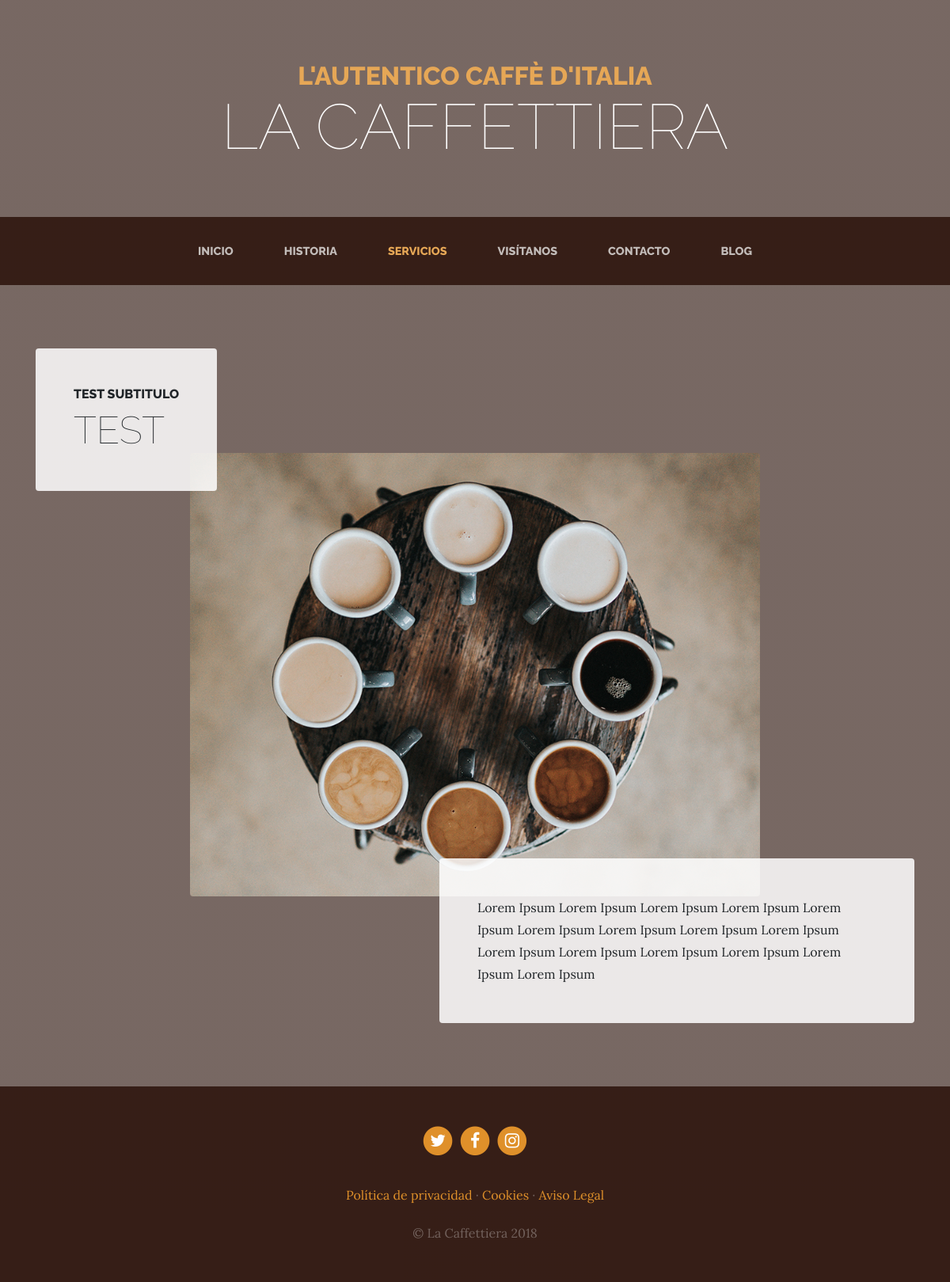
Page /services/ on the committed database.
### services/models.py (models this page shows, shortened)
class Service(models.Model):
    title = models.CharField(max_length=200, verbose_name='Titulo')
    subtitle = models.CharField(max_length=200, verbose_name='subtitulo')
    content = models.TextField(verbose_name="Contenido")
    image = models.ImageField(verbose_name='Imagen', upload_to="services")
    created = models.DateTimeField(auto_now_add=True, verbose_name="Fecha creación")
    updated = models.DateTimeField(auto_now=True, verbose_name= "Fecha Actualización")
    class Meta:
        ordering = ["-created"] #Fecha de creación inversa, para hacer la otra ["-created"]
        verbose_name = 'Servicio'
        verbose_name_plural = 'Servicios'

### pages/models.py (models this page shows, shortened)
class Page(models.Model):
    title = models.CharField(verbose_name='Título', max_length=200)
    content = RichTextField(verbose_name='Contenido')
    order = models.SmallIntegerField(verbose_name='Orden', default=0)
    created = models.DateTimeField(auto_now_add=True, verbose_name="Fecha creación")
    updated = models.DateTimeField(auto_now=True, verbose_name= "Fecha Actualización")
    class Meta:
        ordering = ["order","title"]
        verbose_name = 'Página'
        verbose_name_plural = 'Páginas'

### services/views.py (the view)
# urls.py: path('', views.services, name= 'services'),
def services(request):
    services = Service.objects.all()
    return render(request, "services/services.html", {'services':services})

### pages/templatetags/pages_extras.py (called while the page is built)
@register.simple_tag
def get_page_list():
    pages = Page.objects.all()
    return pages

### social/processors.py (called while the page is built)
def ctx_dict(request):
    ctx = {}
    links = Link.objects.all()
    for link in links:
        ctx[link.key] = link.url
    return ctx

### services/templates/services/services.html
{% extends "core/base.html" %}
{% load static %}
{%block content%}
  {% for service in services %}
    <section class="page-section">
      <div class="container">
        <div class="product-item">
          <div class="product-item-title d-flex">
            <div class="bg-faded p-5 d-flex mr-auto rounded">
              <h2 class="section-heading mb-0">
                <span class="section-heading-upper">{{service.subtitle}}</span>
                <span class="section-heading-lower">{{service.title}}</span>
              </h2>
            </div>
          </div>
          <img class="product-item-img mx-auto d-flex rounded img-fluid mb-3 mb-lg-0" src="{{service.image.url}}" alt="">
          <div class="product-item-description d-flex ml-auto">
            <div class="bg-faded p-5 rounded">
              <p class="mb-0">{{service.content}}</p>
            </div>
          </div>
        </div>
      </div>
    </section>
  {% endfor %}
{% endblock %}

### core/templates/core/base.html (shortened to what this page needs)
<!DOCTYPE html>
<html lang="es">
  <head>
    {% load static %}
    <link href="{% static 'core/vendor/bootstrap/css/bootstrap.min.css' %}" rel="stylesheet">
    <link href="{% static 'core/vendor/font-awesome/css/font-awesome.min.css' %}" rel="stylesheet" type="text/css">
    <link href="{% static 'core/css/business-casual.css' %}" rel="stylesheet">
  </head>
  <body>
    <h1 class="site-heading text-center text-white d-none d-lg-block">
      <span class="site-heading-upper text-primary mb-3">L'autentico caffè d'italia</span>
      <span class="site-heading-lower">La Caffettiera</span>
    </h1>
    <nav class="navbar navbar-expand-lg navbar-dark py-lg-4" id="mainNav">
      <div class="container">
        <div class="collapse navbar-collapse" id="navbarResponsive">
          <ul class="navbar-nav mx-auto">
            <li class="nav-item px-lg-4 {%if request.path == '/' %}active{% endif %}">
              <a class="nav-link text-uppercase text-expanded" href="{% url 'home' %}">Inicio</a>
            </li>
            <li class="nav-item px-lg-4 {%if request.path == '/about/' %}active{% endif %}">
              <a class="nav-link text-uppercase text-expanded" href="{% url 'about' %}">Historia</a>
            </li>
            <li class="nav-item px-lg-4 {%if request.path == '/services/' %}active{% endif %}">
              <a class="nav-link text-uppercase text-expanded" href="{% url 'services' %}">Servicios</a>
            </li>
            <li class="nav-item px-lg-4 {%if request.path == '/store/' %}active{% endif %}">
              <a class="nav-link text-uppercase text-expanded" href="{% url 'store' %}">Visítanos</a>
            </li>
            <li class="nav-item px-lg-4 {%if request.path == '/contact/' %}active{% endif %}">
              <a class="nav-link text-uppercase text-expanded" href="{% url 'contact' %}">Contacto</a>
            </li>
            <li class="nav-item px-lg-4 {%if request.path|slice:":6" == '/blog/' %}active{% endif %}">
              <a class="nav-link text-uppercase text-expanded" href="{% url 'blog' %}">Blog</a>
            </li>
          </ul>
        </div>
      </div>
    </nav>
    {% block content%} {% endblock %}
    <footer class="footer text-faded text-center py-5">
      <div class="container">
        <p class="m-0">
          {% if LINK_TWITTER %}
	        <a href="{{LINK_TWITTER}}" class="link">
	          <span class="fa-stack fa-lg">
	            <i class="fa fa-circle fa-stack-2x"></i>
	            <i class="fa fa-twitter fa-stack-1x fa-inverse"></i>
	          </span>
	        </a>
          {% endif %}
          {% if LINK_FACEBOOK %}
	        <a href="{{LINK_FACEBOOK}}" class="link">
	          <span class="fa-stack fa-lg">
	            <i class="fa fa-circle fa-stack-2x"></i>
	            <i class="fa fa-facebook fa-stack-1x fa-inverse"></i>
	          </span>
	        </a>
          {% endif %}
          {% if LINK_INSTAGRAM%}
	        <a href="{{LINK_INSTAGRAM}}" class="link">
	          <span class="fa-stack fa-lg">
	            <i class="fa fa-circle fa-stack-2x"></i>
	            <i class="fa fa-instagram fa-stack-1x fa-inverse"></i>
	          </span>
	        </a>
          {% endif %}
	    </p>
        <p class="m-0 mbt">
          {% load pages_extras %}
          {% get_page_list as page_list %}
          {% for page in page_list %}
            <a href="{% url 'page' page.id page.title|slugify %}" class="link">{{page.title}}</a> {% if not forloop.last %}·{% endif %}
          {% endfor %}
		</p>
        <p class="m-0 mbt1">&copy; La Caffettiera 2018</p>
      </div>
	</footer>
  </body>
</html>

### core/static/core/css/business-casual.css (style rules this page uses)
body { font-family: 'Lora'; background: linear-gradient(rgba(47, 23, 15, 0.65), rgba(47, 23, 15, 0.65)), url("../img/bg.jpg"); background-attachment: fixed; background-position: center; background-size: cover; }
h1, h2, h3, h4, h5, h6 { font-family: 'Raleway'; }
p { line-height: 1.75; }
.text-faded { color: rgba(255, 255, 255, 0.3); }
.site-heading { margin-top: 5rem; margin-bottom: 5rem; text-transform: uppercase; line-height: 1; font-family: 'Raleway'; }
.site-heading .site-heading-upper { display: block; font-size: 2rem; font-weight: 800; }
.site-heading .site-heading-lower { font-size: 5rem; font-weight: 100; line-height: 4rem; }
.page-section { margin-top: 5rem; margin-bottom: 5rem; }
.section-heading { text-transform: uppercase; }
.section-heading .section-heading-upper { display: block; font-size: 1rem; font-weight: 800; padding-bottom:.5rem; }
.section-heading .section-heading-lower { display: block; font-size: 3rem; font-weight: 100; }
.bg-faded { background-color: rgba(255, 255, 255, 0.85); }
#mainNav { background-color: rgba(47, 23, 15, 0.9); font-family: 'Raleway'; }
#mainNav .navbar-nav .nav-item .nav-link { color: rgba(255, 255, 255, 0.7); font-weight: 800; }
#mainNav .navbar-nav .nav-item.active .nav-link { color: #e6a756; }
@media (min-width: 992px) { #mainNav .navbar-nav .nav-item .nav-link { font-size: 0.9rem; } }
@media (min-width: 992px) { .product-item .product-item-title { position: relative; z-index: 1; margin-bottom: -3rem; } }
@media (min-width: 992px) { .product-item .product-item-img { position: relative; z-index: 0; max-width: 60vw; } }
@media (min-width: 992px) { .product-item .product-item-description { position: relative; z-index: 1; margin-top: -3rem; max-width: 50vw; } }
.footer { background-color: rgba(47, 23, 15, 0.9); }
.text-primary { color: #e6a756 !important; }
.mbt { padding-top: 2rem; }
.mbt1 { padding-top: 1.25rem; }
a.link { color: #df902a; }

### rows in the picture
Service: subtitle "TEST SUBTITULO", title "TEST", image (picture), content "Lorem Ipsum Lorem Ipsum Lorem Ipsum Lorem Ipsum Lorem Ipsum Lorem Ipsum Lorem Ipsum Lorem Ipsum Lorem Ipsum Lorem Ipsum Lorem Ipsum Lorem Ipsum Lorem Ipsum Lorem Ipsum Lorem Ipsum"
Page: title "Política de privacidad"
Page: title "Cookies"
Page: title "Aviso Legal"
